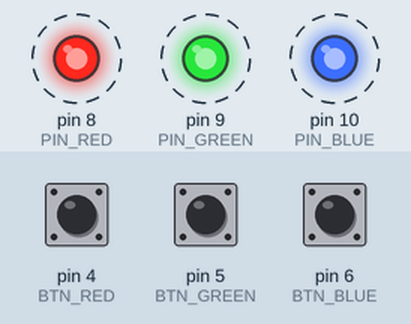
Bench run of a sketch on a simulated Arduino Uno, built with avr-gcc and run on an emulated ATmega328P. On the bench: output pins drawn as LEDs (lit = HIGH). Dashed ring = blinking. The inputs (shaded band) are chosen by the test bench; at power-on: pin 4 (BTN_RED) LOW, pin 5 (BTN_GREEN) LOW, pin 6 (BTN_BLUE) LOW.

Above: at 1.47 s.
1.5 s: pin 4 (BTN_RED) pulled HIGH for 0.35 s
At 2.29 s:
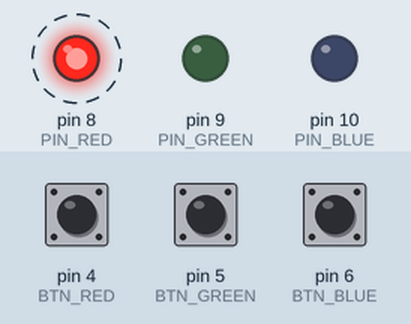
4.5 s: pin 5 (BTN_GREEN) pulled HIGH for 0.35 s
At 5.13 s:
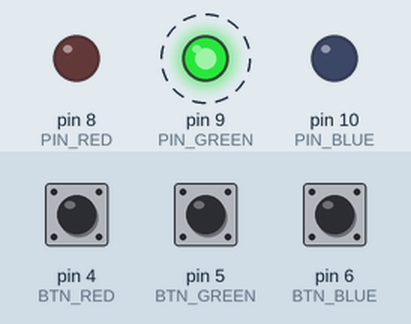
7.8 s: pin 5 (BTN_GREEN) pulled HIGH for 3.2 s
At 11.16 s:
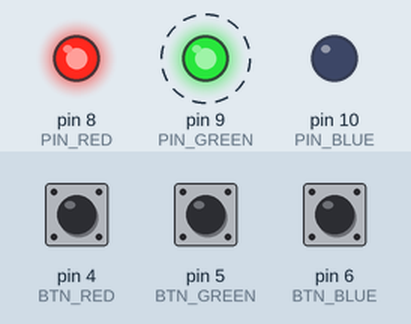
12.5 s: pin 5 (BTN_GREEN) pulled HIGH for 1 s
Timing chart, 0 to 16.5 s (numbered marks = the images above; inputs shaded):
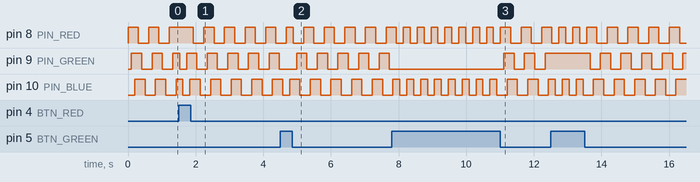

The sketch:

Arduino_3.ino
```cpp
const int BTN_RED = 4;
const int BTN_GREEN = 5;
const int BTN_BLUE = 6;

const int PIN_RED = 8;
const int PIN_GREEN = 9;
const int PIN_BLUE = 10;

bool is_red_on = false;
bool is_green_on = false;
bool is_blue_on = false;

void setup() {
  pinMode(BTN_RED, INPUT);
  pinMode(BTN_GREEN, INPUT);
  pinMode(BTN_BLUE, INPUT);

  pinMode(PIN_RED, OUTPUT);
  pinMode(PIN_GREEN, OUTPUT);
  pinMode(PIN_BLUE, OUTPUT);
}

void loop() {
  change_stat(BTN_RED, PIN_RED, &is_red_on);
  change_stat(BTN_GREEN, PIN_GREEN, &is_green_on);
  change_stat(BTN_BLUE, PIN_BLUE, &is_blue_on);
  delay(5);
}

void change_stat(int btn_pin, int led_pin, bool* status) {
  if (digitalRead(btn_pin) == LOW) {
    *status = !(*status);
    if (*status) {
      digitalWrite(led_pin, HIGH);
    } else {
      digitalWrite(led_pin, LOW);
    }
    delay(100);
  }
}
```
